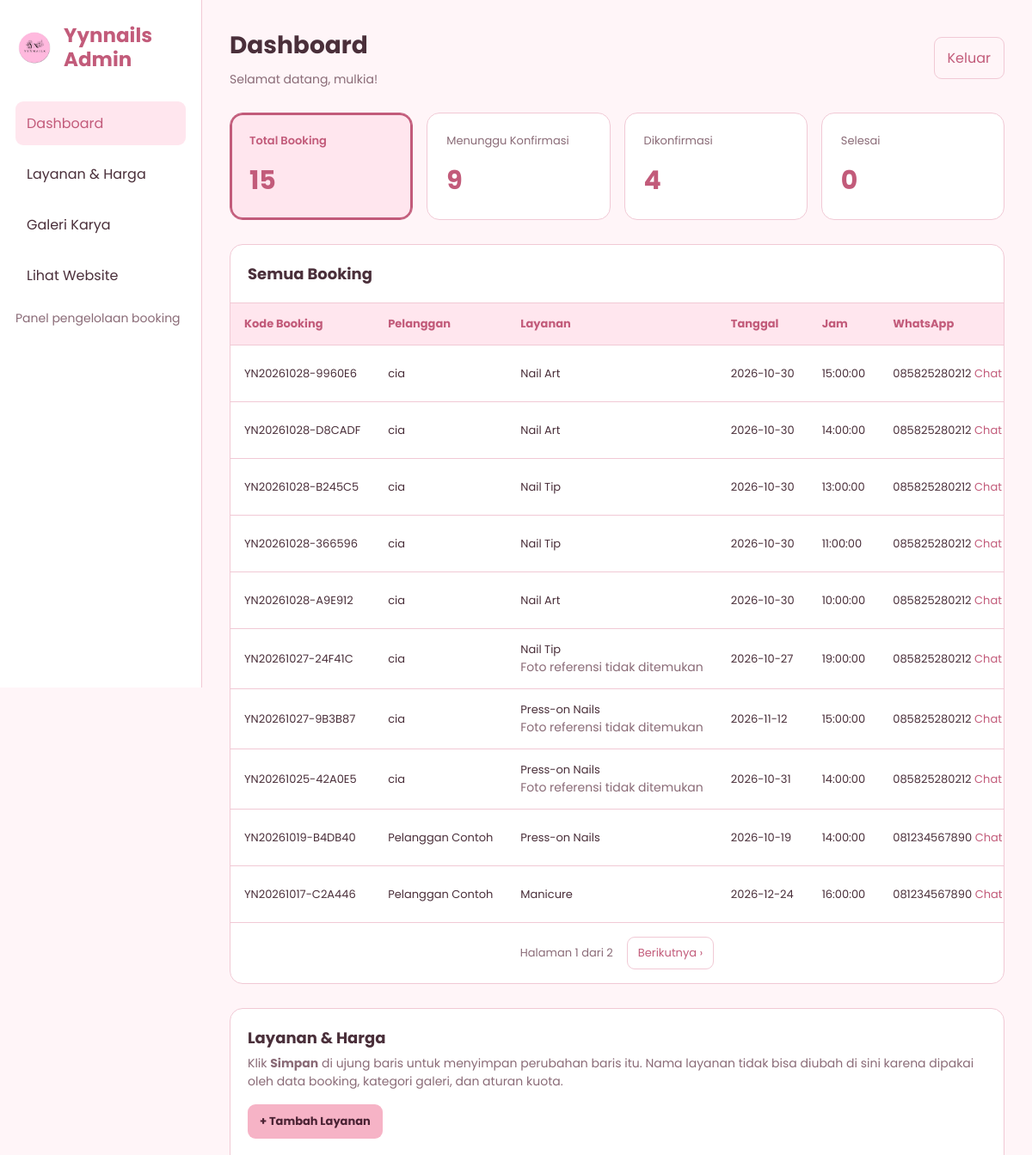
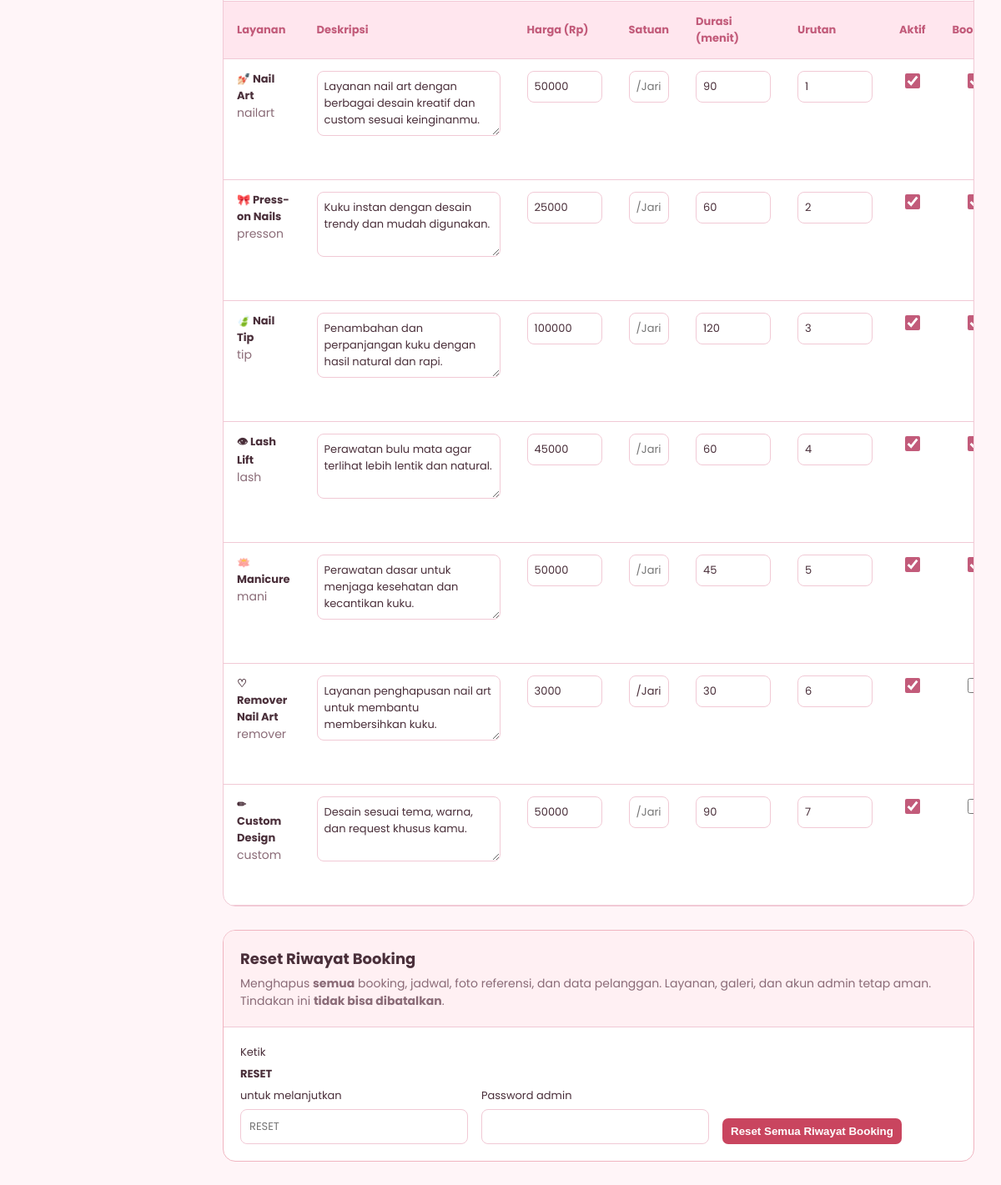
Screenshot of /admin/dashboard.php (signed in) with the database file from the repository (2 pictures, top to bottom).
### tables this page shows
CREATE TABLE IF NOT EXISTS `pesanan` (
  `id_pesanan` int NOT NULL AUTO_INCREMENT,
  `id_pelanggan` int NOT NULL,
  `kode_booking` varchar(255) NOT NULL,
  `layanan` varchar(100) NOT NULL,
  `tanggal` date NOT NULL,
  `jam` time NOT NULL,
  `referensi_design` varchar(255) NOT NULL,
  `catatan` text NOT NULL,
  `status` varchar(100) NOT NULL,
  `created_at` timestamp NOT NULL DEFAULT CURRENT_TIMESTAMP,
  `slot_aktif` varchar(20) GENERATED ALWAYS AS (IF(`status` IN ('Menunggu Konfirmasi','Dikonfirmasi'), CONCAT(`tanggal`,' ',`jam`), NULL)) STORED,
  PRIMARY KEY (`id_pesanan`),
  UNIQUE KEY `uniq_slot_aktif` (`slot_aktif`),
  KEY `id_pelanggan` (`id_pelanggan`),
  CONSTRAINT `pesanan_ibfk_1` FOREIGN KEY (`id_pelanggan`) REFERENCES `pelanggan` (`id_pelanggan`)
);

CREATE TABLE IF NOT EXISTS `pelanggan` (
  `id_pelanggan` int NOT NULL AUTO_INCREMENT,
  `nama` varchar(100) NOT NULL,
  `no_whatsapp` varchar(20) NOT NULL,
  `created_at` timestamp NOT NULL DEFAULT CURRENT_TIMESTAMP,
  `updated_at` timestamp NOT NULL DEFAULT CURRENT_TIMESTAMP,
  PRIMARY KEY (`id_pelanggan`)
);

CREATE TABLE IF NOT EXISTS `layanan` (
  `id_layanan` int NOT NULL AUTO_INCREMENT,
  `nama_layanan` varchar(100) NOT NULL,
  `deskripsi` text NOT NULL,
  `harga` decimal(12,2) NOT NULL,
  `satuan` varchar(20) NOT NULL DEFAULT '',
  `gambar` varchar(255) NOT NULL DEFAULT '',
  `gambar_harga` varchar(255) NOT NULL DEFAULT '',
  `ikon` varchar(20) NOT NULL DEFAULT '✦',
  `kategori` varchar(30) NOT NULL,
  `kelompok` enum('utama','lainnya') NOT NULL DEFAULT 'utama',
  `urutan` int NOT NULL DEFAULT '0',
  `tampil_layanan` tinyint(1) NOT NULL DEFAULT '1',
  `tampil_harga` tinyint(1) NOT NULL DEFAULT '1',
  `bisa_booking` tinyint(1) NOT NULL DEFAULT '1',
  `unggulan` tinyint(1) NOT NULL DEFAULT '0',
  `aktif` tinyint(1) NOT NULL DEFAULT '1',
  `durasi_menit` int NOT NULL DEFAULT '60',
  PRIMARY KEY (`id_layanan`)
);

### admin/includes/lib.php (called while the page is built, shortened)
<?php
require_once __DIR__ . '/header.php';
require_once __DIR__ . '/navbar.php';
require_once __DIR__ . '/footer.php';
function h($value): string {
    return htmlspecialchars((string) $value, ENT_QUOTES, 'UTF-8');
}
function render_admin(string $key): void {
    require __DIR__ . '/../pages/' . $key . '.php';
}

### admin/dashboard.php (called while the page is built)
<?php
require __DIR__ . '/includes/lib.php';
render_admin('dashboard');

### admin/pages/dashboard.php (the view, shortened to what this page needs)
<?php
$namaAdmin = $_SESSION['admin_nama'] ?? 'Admin';
$petaFilter = [
    'menunggu'     => 'Menunggu Konfirmasi',
    'dikonfirmasi' => 'Dikonfirmasi',
    'selesai'      => 'Selesai',
];
$filter = (string) ($_GET['status'] ?? '');
if (!isset($petaFilter[$filter])) {
    $filter = '';
}
$perHalaman = 10;
$hal = max(1, (int) filter_var($_GET['hal'] ?? 1, FILTER_VALIDATE_INT, ['options' => ['default' => 1]]));
try {
    $total = (int) $pdo->query(
        'SELECT COUNT(*) FROM pesanan'
    )->fetchColumn();
    $menunggu = (int) $pdo->query(
        "SELECT COUNT(*) FROM pesanan
         WHERE status = 'Menunggu Konfirmasi'"
    )->fetchColumn();
    $dikonfirmasi = (int) $pdo->query(
        "SELECT COUNT(*) FROM pesanan
         WHERE status = 'Dikonfirmasi'"
    )->fetchColumn();
    $selesai = (int) $pdo->query(
        "SELECT COUNT(*) FROM pesanan
         WHERE status = 'Selesai'"
    )->fetchColumn();
    $jumlahTampil = $filter === '' ? $total : (int) match ($filter) {
        'menunggu' => $menunggu, 'dikonfirmasi' => $dikonfirmasi, default => $selesai,
    };
    $totalHalaman = max(1, (int) ceil($jumlahTampil / $perHalaman));
    $hal = min($hal, $totalHalaman);
    $stmt = $pdo->prepare(
        'SELECT p.kode_booking, p.layanan, p.tanggal,
                p.jam, p.status, p.referensi_design,
                pl.nama, pl.no_whatsapp
         FROM pesanan p
         INNER JOIN pelanggan pl
            ON p.id_pelanggan = pl.id_pelanggan
         ' . ($filter !== '' ? 'WHERE p.status = :status' : '') . '
         ORDER BY p.id_pesanan DESC
         LIMIT ' . $perHalaman . ' OFFSET ' . (($hal - 1) * $perHalaman)
    );
    $stmt->execute($filter !== '' ? ['status' => $petaFilter[$filter]] : []);
    $pesanan = $stmt->fetchAll();
} catch (Throwable $e) {
    error_log($e->getMessage());
    http_response_code(500);
    exit('Data dashboard belum dapat dimuat. Periksa struktur tabel database.');
}
$layanan = [];
$layananError = '';
try {
    $layanan = $pdo->query(
        'SELECT id_layanan, nama_layanan, ikon, kategori, deskripsi, harga, satuan,
                durasi_menit, urutan, aktif, bisa_booking, tampil_layanan,
                tampil_harga, unggulan
         FROM layanan
         ORDER BY urutan, id_layanan'
    )->fetchAll();
} catch (Throwable $e) {
    error_log('Gagal memuat layanan di dashboard: ' . $e->getMessage());
    $layananError = in_array($_SERVER['REMOTE_ADDR'] ?? '', ['127.0.0.1', '::1'], true)
        ? $e->getMessage()
        : 'Data layanan belum dapat dimuat.';
}
function link_dash(string $filter, int $hal = 1): string {
    $q = [];
    if ($filter !== '') $q['status'] = $filter;
    if ($hal > 1) $q['hal'] = $hal;
    return 'dashboard.php' . ($q ? '?' . http_build_query($q) : '') . '#booking';
}
$judulFilter = $filter === '' ? 'Semua Booking' : 'Booking: ' . $petaFilter[$filter];
?>
<div class="layout">
    <aside class="sidebar">
        <div class="brand">
    <img src="../assets/img/logo.png" alt="Logo Yynnails">
    <span>Yynnails Admin</span>
</div>
        <p class="muted">Panel pengelolaan booking</p>
    </aside>
    <main class="main">
        <header class="topbar">
            <div>
                <h1>Dashboard</h1>
                <div class="muted">
                    Selamat datang, <?= h($namaAdmin) ?>!
                </div>
            </div>
            <a class="logout" href="logout.php">Keluar</a>
        </header>
        <section class="cards">
            <a class="card stat<?= $filter === '' ? ' active' : '' ?>" href="<?= h(link_dash('')) ?>" title="Tampilkan semua booking">
                <p>Total Booking</p>
                <div class="number"><?= $total ?></div>
            </a>
            <a class="card stat<?= $filter === 'menunggu' ? ' active' : '' ?>" href="<?= h(link_dash('menunggu')) ?>" title="Tampilkan yang menunggu konfirmasi">
                <p>Menunggu Konfirmasi</p>
                <div class="number"><?= $menunggu ?></div>
            </a>
            <a class="card stat<?= $filter === 'dikonfirmasi' ? ' active' : '' ?>" href="<?= h(link_dash('dikonfirmasi')) ?>" title="Tampilkan yang sudah dikonfirmasi">
                <p>Dikonfirmasi</p>
                <div class="number"><?= $dikonfirmasi ?></div>
            </a>
            <a class="card stat<?= $filter === 'selesai' ? ' active' : '' ?>" href="<?= h(link_dash('selesai')) ?>" title="Tampilkan yang sudah selesai">
                <p>Selesai</p>
                <div class="number"><?= $selesai ?></div>
            </a>
        </section>
        <section class="panel" id="booking">
            <div class="panel-head head-flex">
                <h2><?= h($judulFilter) ?></h2>
            </div>
            <?php if (!$pesanan): ?>
                <div class="empty"><?= $filter === '' ? 'Belum ada data booking.' : 'Tidak ada booking dengan status ini.' ?></div>
            <?php else: ?>
                <div class="table-wrap">
                    <table>
                        <thead>
                            <tr>
                                <th>Kode Booking</th>
                                <th>Pelanggan</th>
                                <th>Layanan</th>
                                <th>Tanggal</th>
                                <th>Jam</th>
                                <th>WhatsApp</th>
                            </tr>
                        </thead>
                        <tbody>
                        <?php foreach ($pesanan as $item): ?>
                            <tr>
                                <td><?= h($item['kode_booking']) ?></td>
                                <td><?= h($item['nama']) ?></td>
                                <td>
    <?= h($item['layanan']) ?>
       <?php if (!empty($item['referensi_design'])): ?>
        <br>
        <?php if (is_file(__DIR__ . '/../../uploads/referensi/' . basename($item['referensi_design']))): ?>
            <a class="wa-link" target="_blank" rel="noopener noreferrer"
               href="../uploads/referensi/<?= h(rawurlencode($item['referensi_design'])) ?>">Lihat referensi</a>
        <?php else: ?>
            <span class="muted" title="File <?= h($item['referensi_design']) ?> tidak ada di folder uploads/referensi">Foto referensi tidak ditemukan</span>
        <?php endif; ?>
    <?php endif; ?>
</td>
                                <td><?= h($item['tanggal']) ?></td>
                                <td><?= h($item['jam']) ?></td>
                                <td>
    <?php
    $digit = preg_replace('/\D+/', '', (string) $item['no_whatsapp']);
    if (strpos($digit, '0') === 0) { $digit = '62' . substr($digit, 1); }
    ?>
    <?= h($item['no_whatsapp']) ?>
    <?php if ($digit !== ''): ?>
        <a class="wa-link" target="_blank" rel="noopener noreferrer"
           href="https://wa.me/<?= h($digit) ?>">Chat</a>
    <?php endif; ?>
</td>
                            </tr>
                        <?php endforeach; ?>
                        </tbody>
                    </table>
                </div>
            <?php endif; ?>
            <?php if ($totalHalaman > 1): ?>
                <nav class="pager" aria-label="Halaman booking">
                    <span>Halaman <?= $hal ?> dari <?= $totalHalaman ?></span>
                    <?php if ($hal < $totalHalaman): ?><a href="<?= h(link_dash($filter, $hal + 1)) ?>">Berikutnya ›</a><?php endif; ?>
                </nav>
            <?php endif; ?>
        </section>
        <section class="panel" id="layanan" style="margin-top:28px">
            <div class="panel-head head-flex">
                <div>
                    <h2>Layanan &amp; Harga</h2>
                    <p class="muted" style="margin:6px 0 0">
                        Klik <b>Simpan</b> di ujung baris untuk menyimpan perubahan baris itu.
                        Nama layanan tidak bisa diubah di sini karena dipakai oleh data booking,
                        kategori galeri, dan aturan kuota.
                    </p>
                </div>
                <a class="button" href="tambah_layanan.php">+ Tambah Layanan</a>
            </div>
            <?php if ($layananError !== ''): ?>
                <div class="alert err" style="margin:16px 20px">
                    Tabel layanan gagal dimuat: <?= h($layananError) ?>
                </div>
            <?php elseif (!$layanan): ?>
                <p class="empty">Belum ada data layanan.</p>
            <?php else: ?>
                <div class="table-wrap">
                    <table class="edit-table">
                        <thead>
                            <tr>
                                <th>Layanan</th>
                                <th>Deskripsi</th>
                                <th>Harga (Rp)</th>
                                <th>Satuan</th>
                                <th>Durasi (menit)</th>
                                <th>Urutan</th>
                                <th title="Layanan aktif muncul di website">Aktif</th>
                                <th title="Bisa dipilih di form booking">Booking</th>
                            </tr>
                        </thead>
                        <tbody>
                        <?php foreach ($layanan as $r): $id = (int) $r['id_layanan']; $f = 'f' . $id; ?>
                            <tr id="l<?= $id ?>"<?= (int) $r['aktif'] === 1 ? '' : ' class="nonaktif"' ?>>
                                <td>
                                    <b><?= h($r['ikon']) ?> <?= h($r['nama_layanan']) ?></b><br>
                                    <span class="muted"><?= h($r['kategori']) ?></span>
                                </td>
                                <td><textarea name="deskripsi" rows="3" form="<?= $f ?>" required maxlength="1000"><?= h($r['deskripsi']) ?></textarea></td>
                                <td><input type="number" name="harga" form="<?= $f ?>" value="<?= (int) $r['harga'] ?>" min="0" max="99999999" step="1" required></td>
                                <td><input type="text" name="satuan" form="<?= $f ?>" value="<?= h($r['satuan']) ?>" maxlength="20" placeholder="/Jari" size="7"></td>
                                <td><input type="number" name="durasi_menit" form="<?= $f ?>" value="<?= (int) $r['durasi_menit'] ?>" min="5" max="600" step="5" required></td>
                                <td><input type="number" name="urutan" form="<?= $f ?>" value="<?= (int) $r['urutan'] ?>" min="0" max="999" required></td>
                                <td class="cek"><input type="checkbox" name="aktif" value="1" form="<?= $f ?>"<?= (int) $r['aktif'] === 1 ? ' checked' : '' ?>></td>
                                <td class="cek"><input type="checkbox" name="bisa_booking" value="1" form="<?= $f ?>"<?= (int) $r['bisa_booking'] === 1 ? ' checked' : '' ?>></td>
                            </tr>
                        <?php endforeach; ?>
                        </tbody>
                    </table>
                </div>
            <?php endif; ?>
        </section>
        <section class="panel danger-zone" id="reset" style="margin-top:28px">
            <div class="panel-head">
                <h2>Reset Riwayat Booking</h2>
                <p class="muted" style="margin:6px 0 0">
                    Menghapus <b>semua</b> booking, jadwal, foto referensi, dan data pelanggan. Layanan, galeri,
                    dan akun admin tetap aman. Tindakan ini <b>tidak bisa dibatalkan</b>.
                </p>
            </div>
            <form method="post" action="reset_booking.php" class="reset-form"
                  onsubmit="return confirm('Yakin menghapus SEMUA riwayat booking? Data tidak bisa dikembalikan.')">
                <label>Ketik <b>RESET</b> untuk melanjutkan
                    <input type="text" name="konfirmasi" autocomplete="off" placeholder="RESET" required>
                </label>
                <label>Password admin
                    <input type="password" name="password" autocomplete="current-password" required>
                </label>
                <button type="submit" class="danger">Reset Semua Riwayat Booking</button>
            </form>
        </section>
    </main>
</div>

### rows the page displays
pesanan: kode_booking "YN20261028-9960E6", id_pelanggan.nama "cia", layanan "Nail Art", tanggal "2026-10-30", jam "15:00:00", id_pelanggan.no_whatsapp "085825280212"
pesanan: kode_booking "YN20261028-D8CADF", id_pelanggan.nama "cia", layanan "Nail Art", tanggal "2026-10-30", jam "14:00:00", id_pelanggan.no_whatsapp "085825280212"
pesanan: kode_booking "YN20261028-B245C5", id_pelanggan.nama "cia", layanan "Nail Tip", tanggal "2026-10-30", jam "13:00:00", id_pelanggan.no_whatsapp "085825280212"
pesanan: kode_booking "YN20261028-366596", id_pelanggan.nama "cia", layanan "Nail Tip", tanggal "2026-10-30", jam "11:00:00", id_pelanggan.no_whatsapp "085825280212"
pesanan: kode_booking "YN20261028-A9E912", id_pelanggan.nama "cia", layanan "Nail Art", tanggal "2026-10-30", jam "10:00:00", id_pelanggan.no_whatsapp "085825280212"
pesanan: kode_booking "YN20261027-24F41C", id_pelanggan.nama "cia", layanan "Nail Tip", tanggal "2026-10-27", jam "19:00:00", id_pelanggan.no_whatsapp "085825280212"
pesanan: kode_booking "YN20261027-9B3B87", id_pelanggan.nama "cia", layanan "Press-on Nails", tanggal "2026-11-12", jam "15:00:00", id_pelanggan.no_whatsapp "085825280212"
pesanan: kode_booking "YN20261025-42A0E5", id_pelanggan.nama "cia", layanan "Press-on Nails", tanggal "2026-10-31", jam "14:00:00", id_pelanggan.no_whatsapp "085825280212"
pesanan: kode_booking "YN20261019-B4DB40", id_pelanggan.nama "Pelanggan Contoh", layanan "Press-on Nails", tanggal "2026-10-19", jam "14:00:00", id_pelanggan.no_whatsapp "081234567890"
pesanan: kode_booking "YN20261017-C2A446", id_pelanggan.nama "Pelanggan Contoh", layanan "Manicure", tanggal "2026-12-24", jam "16:00:00", id_pelanggan.no_whatsapp "081234567890"
layanan: ikon "💅🏻", nama_layanan "Nail Art", kategori "nailart", deskripsi "Layanan nail art dengan berbagai desain kreatif dan custom sesuai keinginanmu.", harga "50000", durasi_menit "90", urutan "1", aktif "☑", bisa_booking "☑"
layanan: ikon "🎀", nama_layanan "Press-on Nails", kategori "presson", deskripsi "Kuku instan dengan desain trendy dan mudah digunakan.", harga "25000", durasi_menit "60", urutan "2", aktif "☑", bisa_booking "☑"
layanan: ikon "🍃", nama_layanan "Nail Tip", kategori "tip", deskripsi "Penambahan dan perpanjangan kuku dengan hasil natural dan rapi.", harga "100000", durasi_menit "120", urutan "3", aktif "☑", bisa_booking "☑"
layanan: ikon "👁", nama_layanan "Lash Lift", kategori "lash", deskripsi "Perawatan bulu mata agar terlihat lebih lentik dan natural.", harga "45000", durasi_menit "60", urutan "4", aktif "☑", bisa_booking "☑"
layanan: ikon "🪷", nama_layanan "Manicure", kategori "mani", deskripsi "Perawatan dasar untuk menjaga kesehatan dan kecantikan kuku.", harga "50000", durasi_menit "45", urutan "5", aktif "☑", bisa_booking "☑"
layanan: ikon "♡", nama_layanan "Remover Nail Art", kategori "remover", deskripsi "Layanan penghapusan nail art untuk membantu membersihkan kuku.", harga "3000", satuan "/Jari", durasi_menit "30", urutan "6", aktif "☑"
layanan: ikon "✏", nama_layanan "Custom Design", kategori "custom", deskripsi "Desain sesuai tema, warna, dan request khusus kamu.", harga "50000", durasi_menit "90", urutan "7", aktif "☑"

### other values shown
$label "Dashboard"
$label "Layanan & Harga"
$label "Galeri Karya"
$label "Lihat Website"
$namaAdmin "mulkia"
$total "15"
$menunggu "9"
$dikonfirmasi "4"
$selesai "0"
$judulFilter "Semua Booking"
$hal "1"
$totalHalaman "2"
